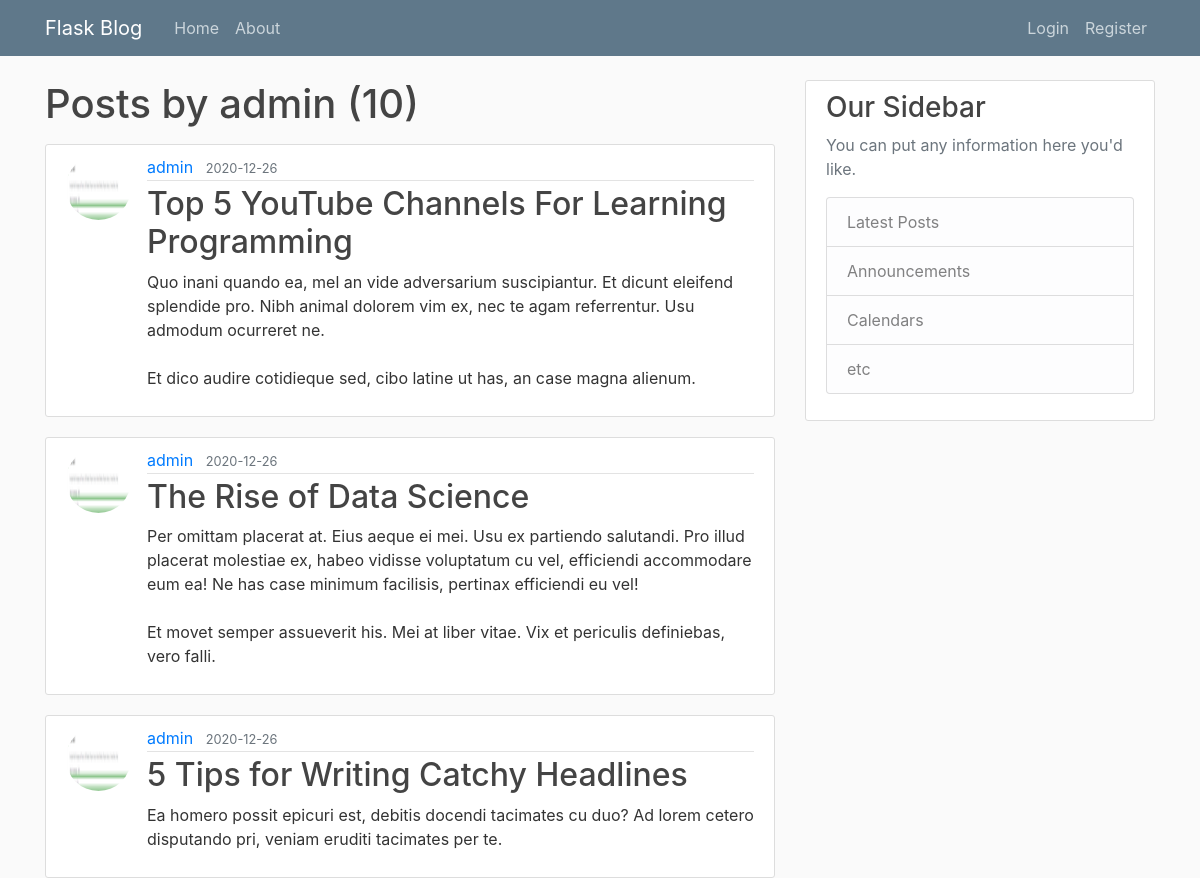
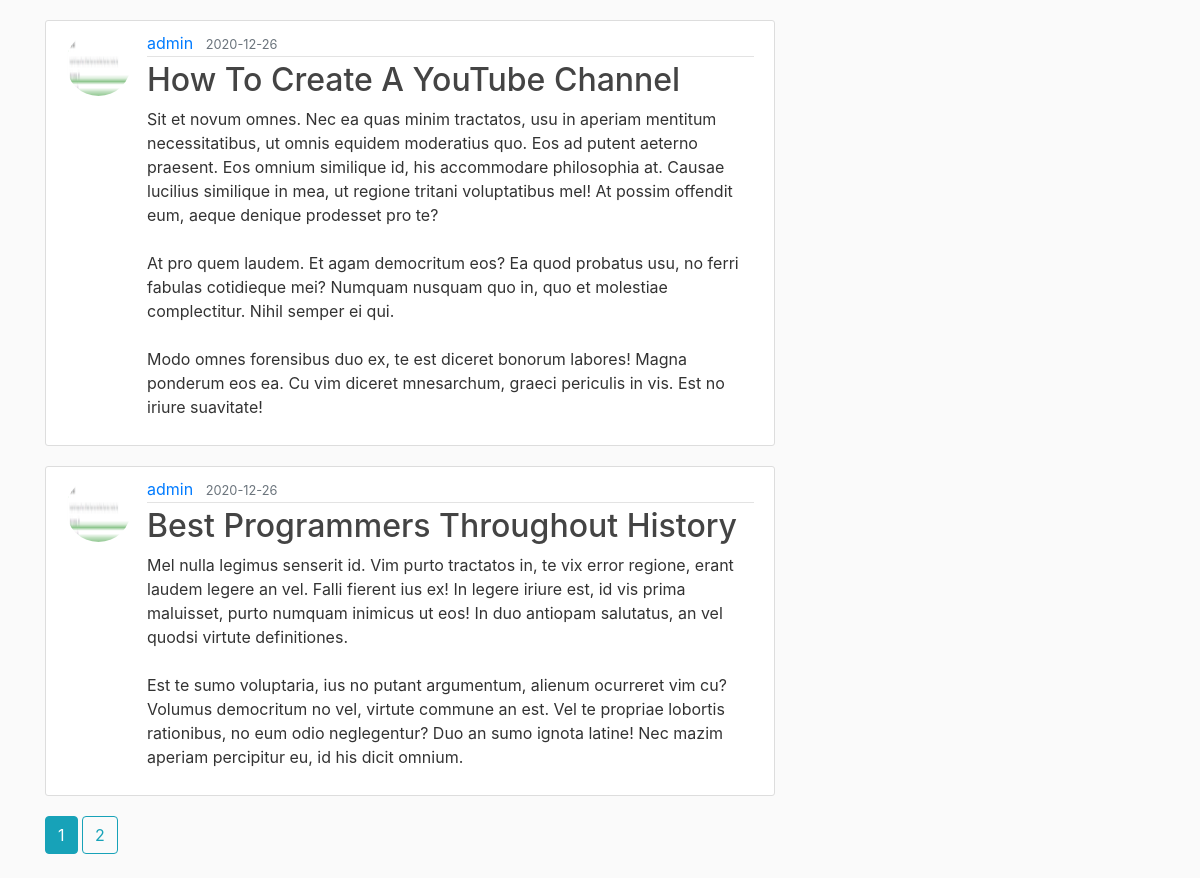
Screenshot of /user/admin with the database file from the repository (2 pictures, top to bottom).
### flaskblog/models.py (models this page shows, shortened)
class User(db.Model, UserMixin):
    id = db.Column(db.Integer, primary_key=True)
    username = db.Column(db.String(20), unique=True, nullable=False)
    email = db.Column(db.String(120), unique=True, nullable=False)
    image_file = db.Column(db.String(20), nullable=False, default="default.jpg")
    password = db.Column(db.String(60), nullable=False)
    posts = db.relationship("Post", backref="author", lazy=True)

class Post(db.Model):
    id = db.Column(db.Integer, primary_key=True)
    title = db.Column(db.String(100), nullable=False)
    date_posted = db.Column(db.DateTime, nullable=False, default=datetime.utcnow)
    content = db.Column(db.Text, nullable=False)
    user_id = db.Column(db.Integer, db.ForeignKey("user.id"), nullable=False)

### flaskblog/users/routes.py (the view)
@users.route("/user/<string:username>")
def user_posts(username):
    page = request.args.get("page", 1, type=int)
    user = User.query.filter_by(username=username).first_or_404()
    posts = (
        Post.query.filter_by(author=user)
        .order_by(Post.date_posted.desc())
        .paginate(page=page, per_page=5)
    )
    return render_template("user_posts.html", posts=posts, user=user)

### flaskblog/templates/user_posts.html (shortened to what this page needs)
{% extends "layout.html" %}
{% block content %}
    <h1 class="mb-3">Posts by {{ user.username }} ({{ posts.total }})</h1>
    {% for post in posts.items %}
        <article class="media content-section">
        <img class="rounded-circle article-img" src="{{url_for('static',filename="profile_pics/" + post.author.image_file)}}">
          <div class="media-body">
            <div class="article-metadata">
              <a class="mr-2" href="{{ url_for('users.user_posts', username=post.author.username) }}">{{ post.author.username }}</a>
              <small class="text-muted">{{ post.date_posted.strftime('%Y-%m-%d') }}</small>
            </div>
            <h2><a class="article-title" href="{{ url_for('posts.post', post_id=post.id) }}">{{ post.title }}</a></h2>
            <p class="article-content">{{ post.content }}</p>
          </div>
        </article>
    {% endfor %}
    {% for page_num in posts.iter_pages(left_edge=1, right_edge=1, left_current=1, right_current=2) %}
      {% if page_num %}
        {% if posts.page == page_num %}
          <a class="btn btn-info mb-4" href="{{ url_for('users.user_posts', username=user.username, page=page_num) }}">{{ page_num }}</a>
        {% else %}
          <a class="btn btn-outline-info mb-4" href="{{ url_for('users.user_posts', username=user.username, page=page_num) }}">{{ page_num }}</a>
        {% endif %}
      {% endif %}
    {% endfor %}
{% endblock content %}

### flaskblog/static/main.css (style rules this page uses)
body { background: #fafafa; color: #333333; margin-top: 5rem; }
h1, h2, h3, h4, h5, h6 { color: #444444; }
.content-section { background: #ffffff; padding: 10px 20px; border: 1px solid #dddddd; border-radius: 3px; margin-bottom: 20px; }
.article-title { color: #444444; }
.article-content { white-space: pre-line; }
.article-img { height: 65px; width: 65px; margin-right: 16px; }
.article-metadata { padding-bottom: 1px; margin-bottom: 4px; border-bottom: 1px solid #e3e3e3 }

### rows the page displays
User: username "admin"
Post: image_file (picture), author.username "admin", date_posted "2020-12-26", title "Top 5 YouTube Channels For Learning Programming", content "Quo inani quando ea, mel an vide adversarium suscipiantur. Et dicunt eleifend splendide pro. Nibh animal dolorem vim ex, nec te agam referrentur. Usu admodum ocurreret ne. Et dico audire cotidieque sed, cibo latine ut has, an case magna alienum."
Post: image_file (picture), author.username "admin", date_posted "2020-12-26", title "The Rise of Data Science", content "Per omittam placerat at. Eius aeque ei mei. Usu ex partiendo salutandi. Pro illud placerat molestiae ex, habeo vidisse voluptatum cu vel, efficiendi accommodare eum ea! Ne has case minimum facilisis, pertinax efficiendi eu vel! Et movet semper assueverit his. Mei at liber vitae. Vix et periculis definiebas, vero falli."
Post: image_file (picture), author.username "admin", date_posted "2020-12-26", title "5 Tips for Writing Catchy Headlines", content "Ea homero possit epicuri est, debitis docendi tacimates cu duo? Ad lorem cetero disputando pri, veniam eruditi tacimates per te."
Post: image_file (picture), author.username "admin", date_posted "2020-12-26", title "How To Create A YouTube Channel", content "Sit et novum omnes. Nec ea quas minim tractatos, usu in aperiam mentitum necessitatibus, ut omnis equidem moderatius quo. Eos ad putent aeterno praesent. Eos omnium similique id, his accommodare philosophia at. Causae lucilius similique in mea, ut regione tritani voluptatibus mel! At possim offendit eum, aeque denique prodesset pro te? At pro quem laudem. Et agam democritum eos? Ea quod probatus usu, no ferri fabulas cotidieque mei? Numquam nusquam quo in, quo et molestiae complectitur. Nihil semper ei qui. Modo omnes forensibus duo ex, te est diceret bonorum labores! Magna ponderum eos ea. Cu vim diceret mnesarchum, graeci periculis in vis. Est no iriure suavitate!"
Post: image_file (picture), author.username "admin", date_posted "2020-12-26", title "Best Programmers Throughout History", content "Mel nulla legimus senserit id. Vim purto tractatos in, te vix error regione, erant laudem legere an vel. Falli fierent ius ex! In legere iriure est, id vis prima maluisset, purto numquam inimicus ut eos! In duo antiopam salutatus, an vel quodsi virtute definitiones. Est te sumo voluptaria, ius no putant argumentum, alienum ocurreret vim cu? Volumus democritum no vel, virtute commune an est. Vel te propriae lobortis rationibus, no eum odio neglegentur? Duo an sumo ignota latine! Nec mazim aperiam percipitur eu, id his dicit omnium."

### other values shown
{{ posts.total }} "10"
{{ page_num }} "1"
{{ page_num }} "2"
